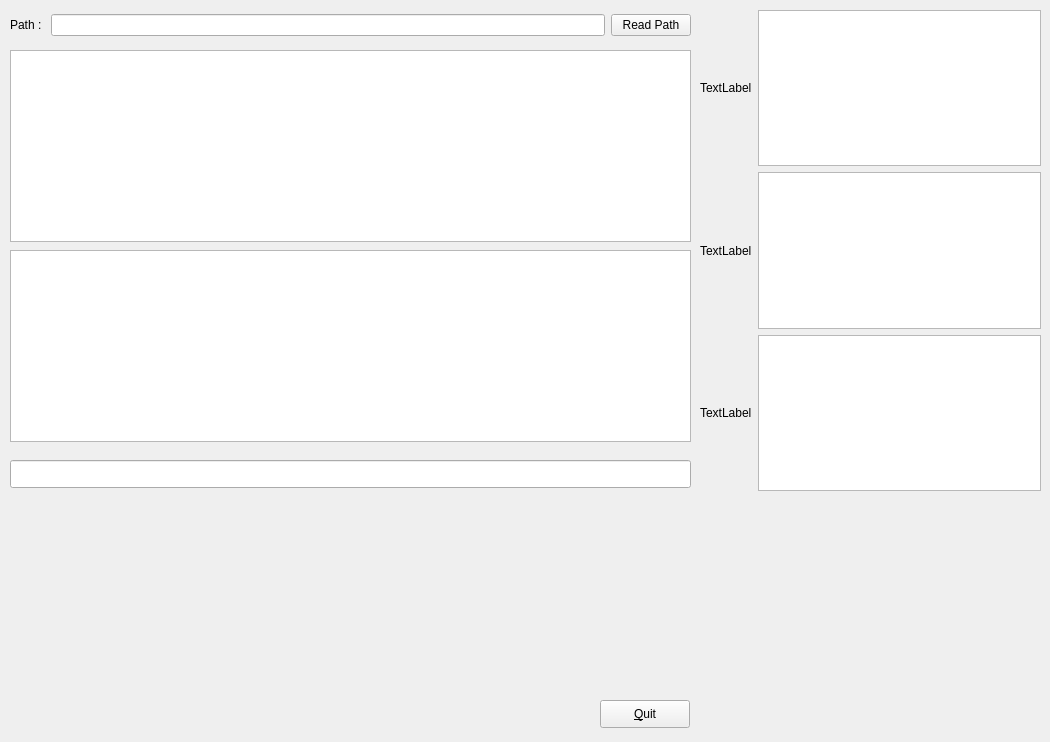
<?xml version="1.0" encoding="UTF-8"?>
<ui version="4.0">
 <class>Form</class>
 <widget class="QWidget" name="Form">
  <property name="enabled">
   <bool>true</bool>
  </property>
  <property name="geometry">
   <rect>
    <x>0</x>
    <y>0</y>
    <width>1050</width>
    <height>742</height>
   </rect>
  </property>
  <property name="windowTitle">
   <string>Form</string>
  </property>
  <widget class="QColumnView" name="columnView">
   <property name="geometry">
    <rect>
     <x>10</x>
     <y>50</y>
     <width>681</width>
     <height>192</height>
    </rect>
   </property>
  </widget>
  <widget class="QTableView" name="tableView">
   <property name="geometry">
    <rect>
     <x>10</x>
     <y>250</y>
     <width>681</width>
     <height>192</height>
    </rect>
   </property>
  </widget>
  <widget class="QPushButton" name="pshBttnQuit">
   <property name="geometry">
    <rect>
     <x>600</x>
     <y>700</y>
     <width>90</width>
     <height>28</height>
    </rect>
   </property>
   <property name="text">
    <string>&amp;Quit</string>
   </property>
  </widget>
  <widget class="QLineEdit" name="lineEdit_2">
   <property name="geometry">
    <rect>
     <x>10</x>
     <y>460</y>
     <width>681</width>
     <height>28</height>
    </rect>
   </property>
  </widget>
  <widget class="QWidget" name="gridLayoutWidget">
   <property name="geometry">
    <rect>
     <x>700</x>
     <y>10</y>
     <width>341</width>
     <height>481</height>
    </rect>
   </property>
   <layout class="QGridLayout" name="gridLayout">
    <item row="0" column="1">
     <widget class="QLabel" name="label">
      <property name="text">
       <string>TextLabel</string>
      </property>
     </widget>
    </item>
    <item row="1" column="1">
     <widget class="QLabel" name="label_2">
      <property name="text">
       <string>TextLabel</string>
      </property>
     </widget>
    </item>
    <item row="0" column="3">
     <widget class="QTextBrowser" name="textBrowser"/>
    </item>
    <item row="1" column="3">
     <widget class="QTextBrowser" name="textBrowser_2"/>
    </item>
    <item row="2" column="1">
     <widget class="QLabel" name="label_3">
      <property name="text">
       <string>TextLabel</string>
      </property>
     </widget>
    </item>
    <item row="2" column="3">
     <widget class="QTextBrowser" name="textBrowser_3"/>
    </item>
   </layout>
  </widget>
  <widget class="QWidget" name="">
   <property name="geometry">
    <rect>
     <x>10</x>
     <y>10</y>
     <width>681</width>
     <height>30</height>
    </rect>
   </property>
   <layout class="QHBoxLayout" name="horizontalLayout">
    <item>
     <widget class="QLabel" name="lblPath">
      <property name="text">
       <string>Path : </string>
      </property>
     </widget>
    </item>
    <item>
     <widget class="QLineEdit" name="lnEditPath">
      <property name="text">
       <string/>
      </property>
     </widget>
    </item>
    <item>
     <widget class="QPushButton" name="pshBttnReadPath">
      <property name="text">
       <string>Read Path</string>
      </property>
     </widget>
    </item>
   </layout>
  </widget>
 </widget>
 <resources/>
 <connections/>
</ui>
